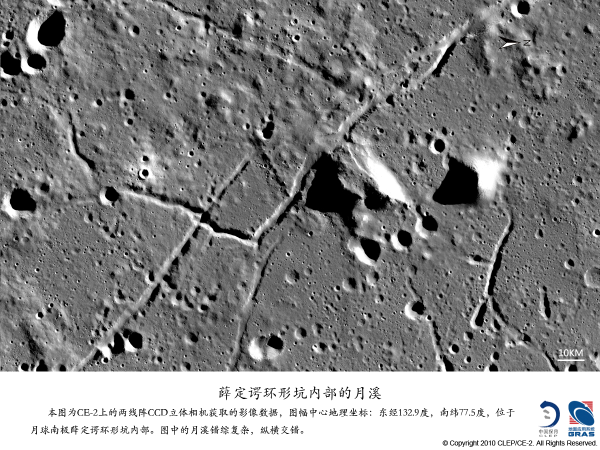
%> input picture Mars Wouuho/yx1.jpg, 1200 x 900 px (shown at 1/2 size)
$ octave figure_input.m   (GNU Octave 9; MATLAB toolbox functions it lacks are replaced by stand-ins)
%> lines starting %> are read from the running program, lines starting %| are printed output that depends on the picture
clear all; close all;
f=imread('yx1.jpg'); %%"yx1.jpg" is the file name. You can change it to your own photos.
%> f is the input picture: size 900x1200x3 uint8; mean R, G, B 133.7, 133.8, 133.9

tn=500;
figure(1);imshow(f); %% To test the read matrix.
ff=f(:,:,1);

ff=ff(1:743,1:1200); %% To uniform the data matrix into certain scale (benefit future learning)
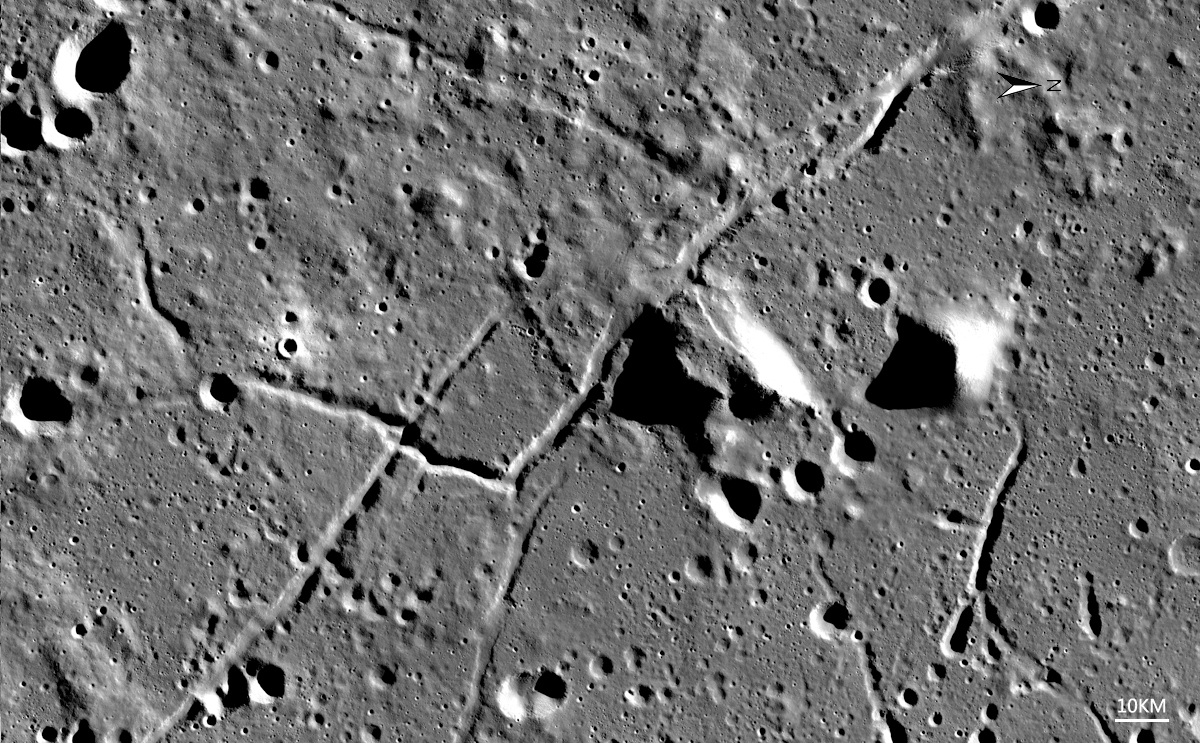
%> ff: size 743x1200 uint8; min 0, max 255, mean 111.1
ff=double(ff);
%> ff: size 743x1200 double
ff=ff/255;
figure(2);imshow(ff); %% To test the current figure matrix.
ff=ff-0.5;
 [aa,bb]=find(abs(ff+0.5)<0.05);
%> aa = 62504 values from 1 to 743; bb = 62504 values from 1 to 1200
 [cc,dd]=find(abs(ff+0.5)>0.05);
%> cc = 829096 values from 1 to 743; dd = 829096 values from 1 to 1200
[m,t]=size(aa);
%> m = 62504; t = 1
[n,t]=size(cc);
%> n = 829096
rand_index1=randperm(m);
rand_index2=randperm(n);
draw_rand_index1=rand_index1(1:tn);
%> draw_rand_index1 = 500 values, max 62468 at index 216, min 42 at index 441, mean 32170.3
draw_rand_index2=rand_index2(1:tn);
%> draw_rand_index2 = 500 values, max 826210 at index 53, min 7134 at index 387, mean 414504.2
aa1=aa(draw_rand_index1);bb1=bb(draw_rand_index1);
%> after `aa1=aa(draw_rand_index1)`: aa1 = 500 values, max 743 at index 379, min 7 at index 224, mean 382.9
%> after `bb1=bb(draw_rand_index1)`: bb1 = 500 values, max 1197 at index 216, min 2 at index 441, mean 607.8
cc1=cc(draw_rand_index2);dd1=dd(draw_rand_index2);
%> after `cc1=cc(draw_rand_index2)`: cc1 = 500 values, max 743 at index 127, min 1 at index 9, mean 363
%> after `dd1=dd(draw_rand_index2)`: dd1 = 500 values, max 1197 at index 53, min 11 at index 387, mean 601.4
trainx(1,1:tn)=aa1';trainx(1,tn+1:2*tn)=cc1';
trainz(1,1:tn)=bb1';trainz(1,tn+1:2*tn)=dd1';
label(1,1:tn)=1;label(1,tn+1:2*tn)=0;
label(2,:)=1-label(1,:); %% To label the featues in 500 pixels.
train.trainx=trainz;train.trainz=trainx;train.label=label;
%> after `train.trainx=trainz`: train.trainx = 1000 values, max 1197 at index 216, min 2 at index 441, mean 604.6
%> after `train.trainz=trainx`: train.trainz = 1000 values, max 743 at index 379, min 1 at index 509, mean 373
save trainzt train; %% To save the labeled matrix.
image_input=ff;
save image1 image_input;

$ run again, with Mars Wouuho/yx2.jpg copied over Mars Wouuho/yx1.jpg
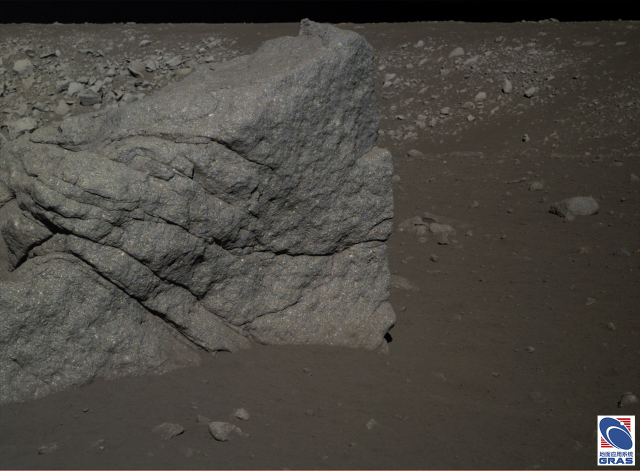
%> input picture Mars Wouuho/yx2.jpg, 1280 x 941 px (shown at 1/2 size)
%> f is the input picture: size 941x1280x3 uint8; mean R, G, B 73.1, 70.1, 64.1
%> `ff=ff(1:743,1:1200);`:
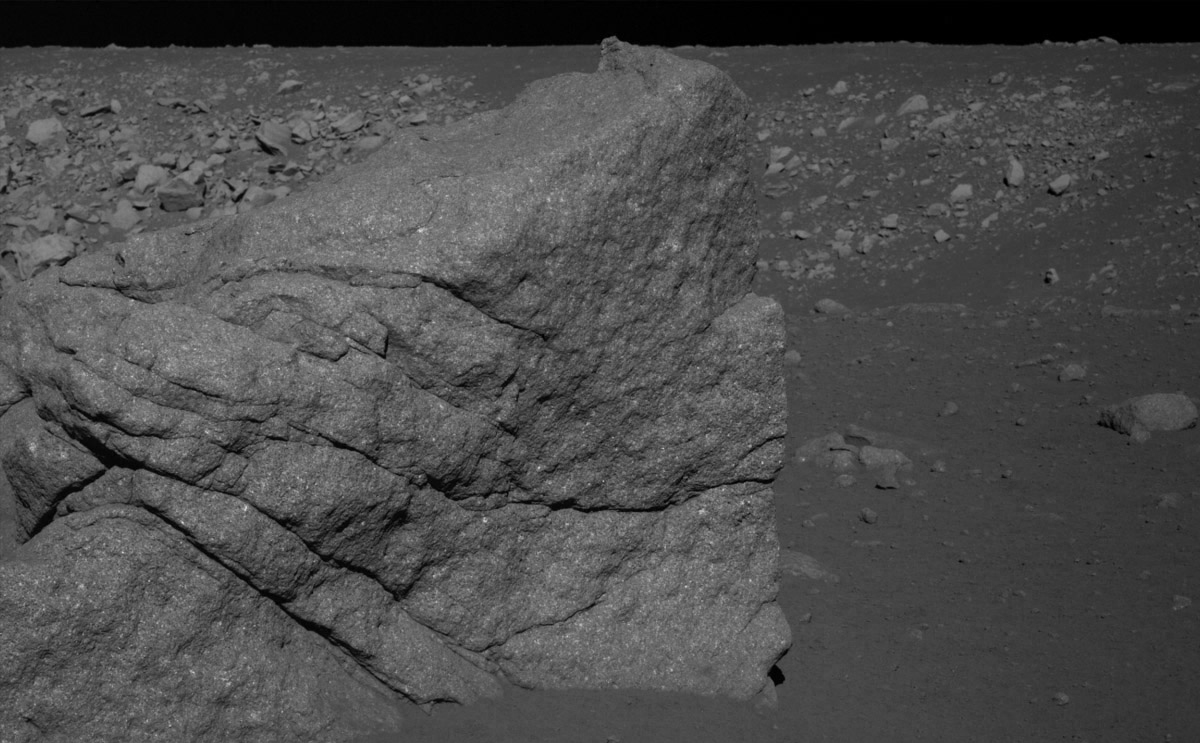
%> ff: size 743x1200 uint8; min 0, max 217, mean 75.9
%> `ff=ff-0.5;`:
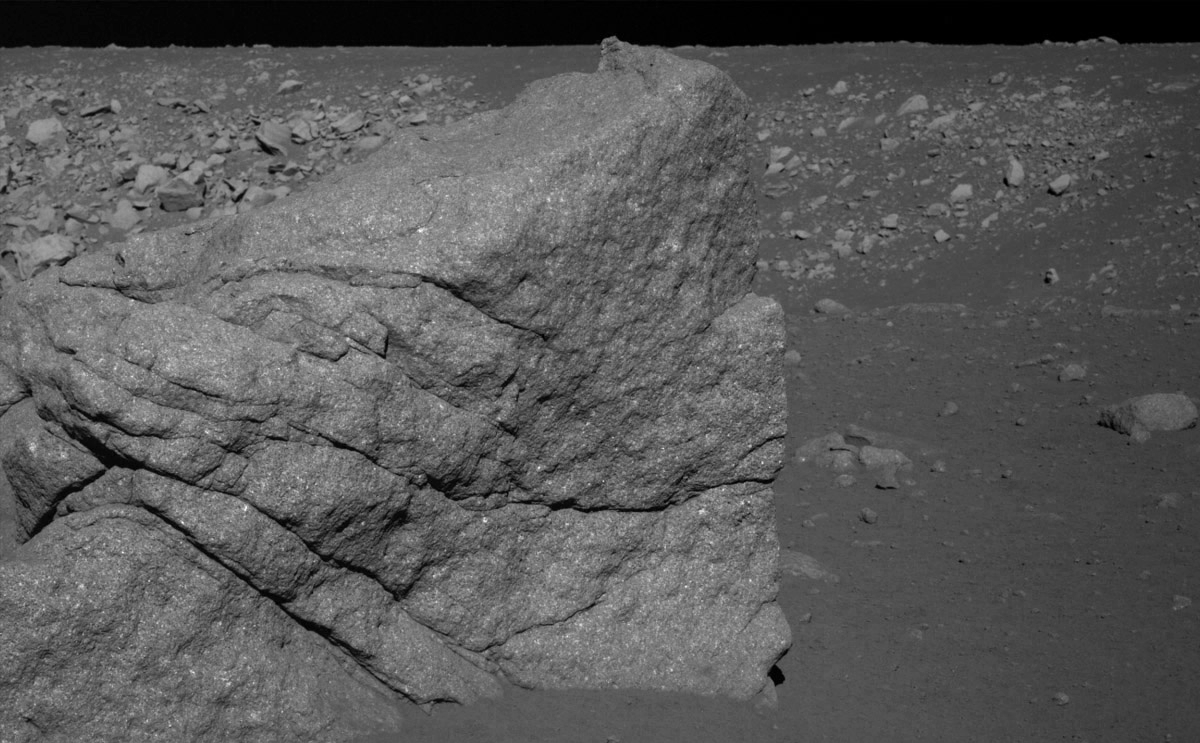
%> ff: size 743x1200 double; min -0.5, max 0.351, mean -0.202; drawn with min black and max white
%> aa = 57216 values from 1 to 720; bb = 57216 values from 1 to 1200
%> cc = 834384 values from 1 to 743; dd = 834384 values from 1 to 1200
%> m = 57216; t = 1
%> n = 834384
%> draw_rand_index1 = 500 values, max 57183 at index 216, min 9 at index 292, mean 29335.3
%> draw_rand_index2 = 500 values, max 834113 at index 172, min 284 at index 56, mean 422688.5
%> aa1 = 500 values, max 596 at index 190, min 1 at index 9, mean 45.28
%> bb1 = 500 values, max 1200 at index 216, min 1 at index 292, mean 586.2
%> cc1 = 500 values, max 743 at index 319, min 46 at index 136, mean 386.3
%> dd1 = 500 values, max 1200 at index 172, min 1 at index 56, mean 610.5
%> train.trainx = 1000 values, max 1200 at index 216, min 1 at index 292, mean 598.3
%> train.trainz = 1000 values, max 743 at index 819, min 1 at index 9, mean 215.8
